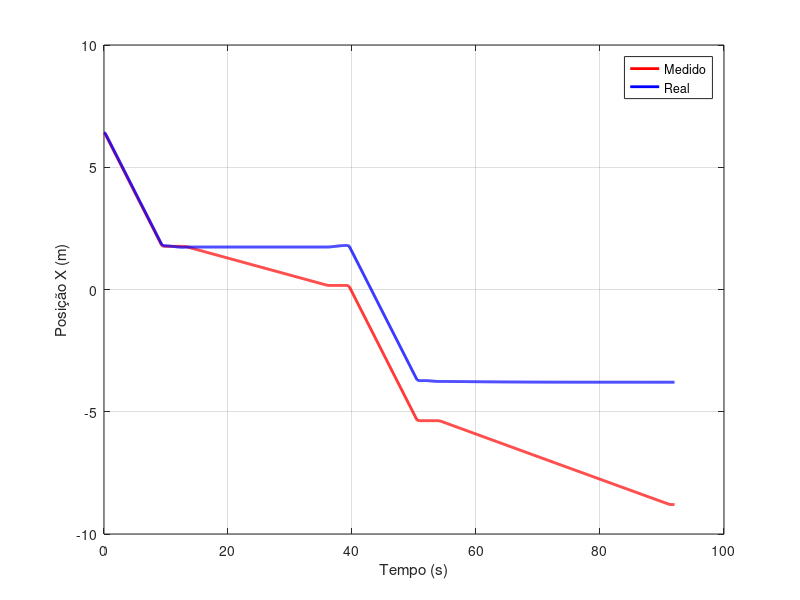
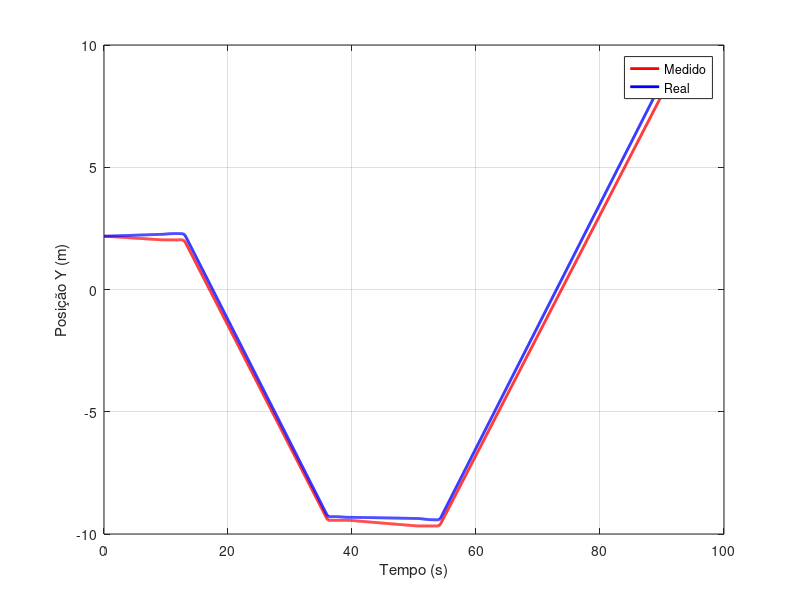
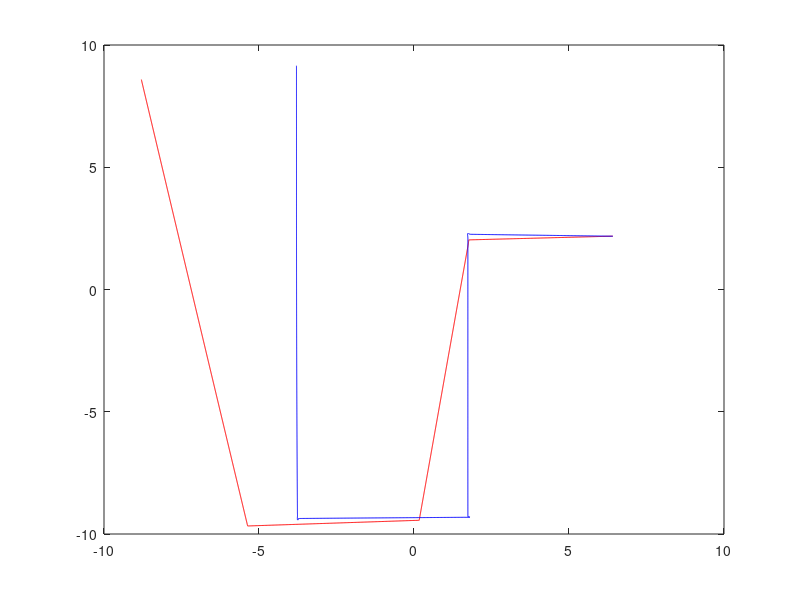
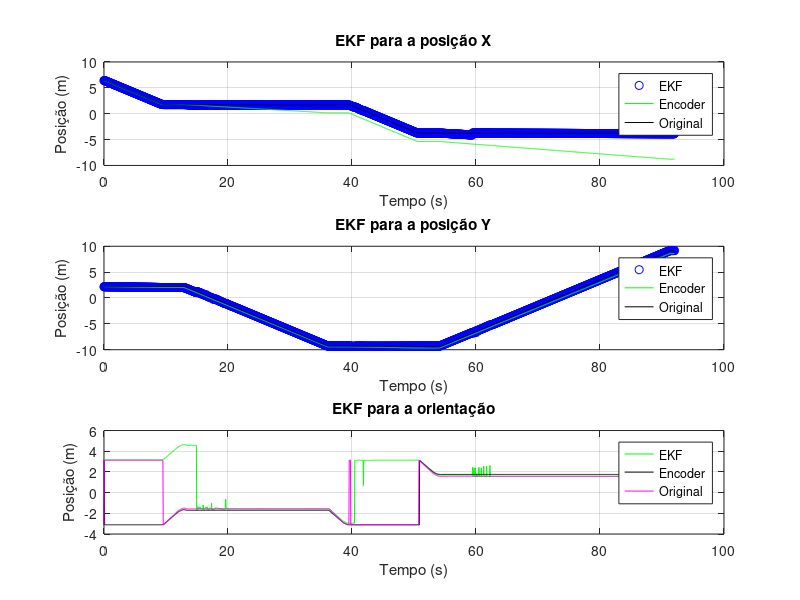

MATLAB code to generate these figures, in order:
clc
clear all
close all

%%nome = 'data2.txt';
%%%
%%
%%[fid, msg] = fopen(nome, 'r');
%%if fid < 0
%%    error('Não foi possível abrir "%s": %s', nome, msg);
%%end
%%
%%% Lê cabeçalho
%%headerLine = fgetl(fid);
%%header = strsplit(headerLine, ',');  % cell array 1×11
%%
%%% Pré-aloca M (célula) e extras (célula variável)
%%M = cell(1, numel(header));
%%M(1,:) = header;
%%extras = {};  % só os valores numéricos das colunas 5–11
%%
%%% Processa dados
%%row = 2;
%%while true
%%    linha = fgetl(fid);
%%    if ~ischar(linha), break; end
%%    campos = strsplit(linha, ',');
%%    if numel(campos) ~= numel(header)
%%        warning('Linha %d ignorada (esperava %d campos):\n%s', row, numel(header), linha);
%%        continue;
%%    end
%%
%%    linhaCell = cell(1, numel(header));
%%    extraRow = {};  % vai armazenar só os numéricos de 5–11
%%    for k = 1:numel(header)
%%        txt = campos{k};
%%        if k <= 4
%%            % sempre decimal
%%            val = str2double(txt);
%%            if isnan(val)
%%                error('Erro na linha %d, coluna %d: esperava número, encontrou "%s".', row, k, txt);
%%            end
%%            linhaCell{k} = val;
%%        else
%%            % coluna 5–11: pode ser 'X' ou número
%%            if ~strcmp(txt, 'X')
%%                val = str2double(txt);
%%                if isnan(val)
%%                    warning('Linha %d, coluna %d: valor não reconhecido e será ignorado: "%s".', row, k, txt);
%%                    linhaCell{k} = [];
%%                else
%%                    linhaCell{k} = val;
%%                    extraRow{end+1} = val;  %#ok<SAGROW>
%%                end
%%            else
%%                linhaCell{k} = [];
%%            end
%%        end
%%    end
%%
%%    M(row, :) = linhaCell;
%%    if ~isempty(extraRow)
%%        extras(end+1,1:length(extraRow)) = extraRow;  %#ok<SAGROW>
%%    end
%%    row = row + 1;
%%end
%%fclose(fid);
%%
%%% Converte as 4 colunas iniciais para matriz numérica
%%dados4 = cell2mat( M(2:end, 1:4) );
%%time = (0:0.01:0.01*(size(dados4,1)-1))';
%%
%%% Exemplos de extração das duas primeiras
%%data1 = dados4(:,3);
%%data2 = dados4(:,4);

function Rz = rotZ(deg)
  rad = deg2rad(deg);
  Rz = [cos(rad), -sin(rad), 0;
        sin(rad),  cos(rad), 0;
        0,         0,        1];
end

function Ry = rotY(deg)
  rad = deg2rad(deg);
  Ry = [cos(rad),  0, sin(rad);
        0,         1, 0;
       -sin(rad),  0, cos(rad)];
end

function Rx = rotX(deg)
  rad = deg2rad(deg);
  Rx = [1, 0,         0;
        0, cos(rad), -sin(rad);
        0, sin(rad),  cos(rad)];
end


% abre o arquivo
fid = fopen('odo_cam_armazen_6.txt','r');
% fid = fopen('odo_cam_armazen_5.txt','r'); esse cheguei a colocar no pibic
if fid < 0
  error('Não foi possível abrir cam_odo_armazen.txt');
end

% lê as 12 colunas como números (%f), tratando 'X' como NaN
C = textscan(fid, ...
    repmat('%f',1,13), ...          % '%f%f…%f' 12 vezes
    'Delimiter', ',', ...           % separador vírgula
    'CollectOutput', true, ...      % junta tudo em C{1}
    'TreatAsEmpty', {'X'}, ...      % todo "X" vira vazio
    'EmptyValue', NaN);             % valor vazio = NaN

fclose(fid);

% separa a matriz [n×12] em vetores “plano”
dados   = C{1};
x_real       = dados(:,1);
y_real       = dados(:,2);
yawRobo = dados(:,3);
lv      = dados(:,4);
rv      = dados(:,5);
ID      = dados(:,6);
hamming = dados(:,7);
tx      = dados(:,8);
ty      = dados(:,9);
tz      = dados(:,10);
yaw     = dados(:,11);
pitch   = dados(:,12);
roll    = dados(:,13);


% Processamento de ruído e plot como antes
n = length(x_real);
sigma_left  = 0;  % 1.3
sigma_right = 0; % 0.3;  % 1.3

leftEncoder  = lv;
rightEncoder = rv;

ruido_left  = sigma_left  * randn(n,1);
ruido_right = sigma_right * randn(n,1);

leftEncoder  = ((leftEncoder  + ruido_left)  * 0.0975);
rightEncoder = ((rightEncoder + ruido_right) * 0.0975);

velocidadeEncoder = (leftEncoder+rightEncoder)/2;
angularEncoder = (-leftEncoder+rightEncoder)/(0.381);  % 0.381

%%figure
%%hold on
%%plot(time, leftEncoder,  'r', 'LineWidth', 2)
%%plot(time, rightEncoder, 'g', 'LineWidth', 2)
%%grid on
%%xlabel('Tempo (s)')
%%ylabel('Velocidade (m/s)')
%%legend('Left','Right')


dt = 0.05;
%%N = length(velocidadeEncoder);
%%
%%xMedido = zeros(N,1);
%%yMedido = zeros(N,1);
%%theta   = zeros(N,1);


% posição inicial
xMedido(1) = x_real(1);
yMedido(1) = y_real(1);
theta(1)   = pi;

%% Parâmetros do método RK4
%%a1  = 1/6;
%%a2  = 2/6;
%%a3  = 2/6;
%%a4  = 1/6;
%%q21 = 1/2;
%%q31 = 0;
%%q32 = 1/2;
%%q41 = 0;
%%q42 = 0;
%%q43 = 1;
dt  = 0.05;

N = length(velocidadeEncoder);

for i = 2:N
%%    % estados iniciais neste passo
%%    x0 = xMedido(i-1);
%%    y0 = yMedido(i-1);
%%    t0 = theta(i-1);
%%    v  = velocidadeEncoder(i-1);
%%    w  = angularEncoder(i-1);
%%
%%    % cálculo de F1
%%    F1x = v * cos(t0);
%%    F1y = v * sin(t0);
%%    F1t = w;
%%
%%    % cálculo de F2 usando q21
%%    t2   = t0 + q21*F1t*dt;
%%    x2   = x0 + q21*F1x*dt;
%%    y2   = y0 + q21*F1y*dt;
%%    % entrada v,w permanece a mesma (assumindo u constante no passo)
%%    F2x = v * cos(t2);
%%    F2y = v * sin(t2);
%%    F2t = w;
%%
%%    % cálculo de F3 usando q31, q32
%%    t3   = t0 + q31*F1t*dt + q32*F2t*dt;
%%    x3   = x0 + q31*F1x*dt + q32*F2x*dt;
%%    y3   = y0 + q31*F1y*dt + q32*F2y*dt;
%%    F3x = v * cos(t3);
%%    F3y = v * sin(t3);
%%    F3t = w;
%%
%%    % cálculo de F4 usando q41, q42, q43
%%    t4   = t0 + q41*F1t*dt + q42*F2t*dt + q43*F3t*dt;
%%    x4   = x0 + q41*F1x*dt + q42*F2x*dt + q43*F3x*dt;
%%    y4   = y0 + q41*F1y*dt + q42*F2y*dt + q43*F3y*dt;
%%    F4x = v * cos(t4);
%%    F4y = v * sin(t4);
%%    F4t = w;
%%
%%    % combinações finais
%%    xMedido(i) = x0 + dt*(a1*F1x + a2*F2x + a3*F3x + a4*F4x);
%%    yMedido(i) = y0 + dt*(a1*F1y + a2*F2y + a3*F3y + a4*F4y);
%%    theta(i)   = t0 + dt*(a1*F1t + a2*F2t + a3*F3t + a4*F4t);

    xMedido(i) = xMedido(i-1) + velocidadeEncoder(i)*cos(theta(i-1))*dt;
    yMedido(i) = yMedido(i-1) + velocidadeEncoder(i)*sin(theta(i-1))*dt;
    theta(i)   = theta(i-1) + angularEncoder(i)*dt;
end

%%
%%theta = theta * (180/pi);
%theta = atan2(sin(theta), cos(theta));

theta = mod(theta + pi, 2*pi) - pi;
%%theta(1:193) = -1 * theta(1:193);

% 4.6 rad  263

% -1.55

time = [0:0.05:0.05*(n-1)];

figure
plot(time,xMedido,'r','LineWidth', 2)
hold on
plot(time,x_real,'b','LineWidth', 2)
grid on
xlabel('Tempo (s)')
ylabel('Posição X (m)')
legend('Medido','Real')

figure
plot(time,yMedido,'r','LineWidth', 2)
hold on
plot(time,y_real,'b','LineWidth', 2)
grid on
xlabel('Tempo (s)')
ylabel('Posição Y (m)')
legend('Medido','Real')

figure
plot(xMedido,yMedido,'r')
hold on
plot(x_real,y_real,'b')


erro_x = xMedido' - x_real;
media_erro_x = mean(erro_x);
desvio_erro_x = std(erro_x);
var_erro_x = var(erro_x)


erro_y = yMedido' - y_real;
media_erro_y = mean(erro_y);
desvio_erro_y = std(erro_y);
var_erro_y = var(erro_y)


% tag 0 x 2m  y 4.95m
% tag 9 x 4m  y 4.95m

%%%%%%%%%%%%%%%%%%%%%%%%%%%%%%%%%%%%%%%%%%%%%%%
% EKF


% 0.030919   0.1062   % RK4
% 0.030948   0.1063   % euler

xVarEnc =  var(erro_x);
yVarEnc =  var(erro_y);
if(xVarEnc > yVarEnc)
  thethaVarEnc = xVarEnc + 0.1*xVarEnc;
else
  thethaVarEnc = yVarEnc + 0.1*yVarEnc;
end


% X: th = [0.093554; 0.0021035; -0.093582];  modelo = 0.093554*exp(0.0021035*x) - 0.093582;

% Z: th = [8.6174e-05; 1.9101];  modelo = (8.6174e-05*exp(1.9101*x));

%%xVarCam = 0.001;
%%yVarCam = 0.002;
%%thethaVarCam = 0.003;

Q = [xVarEnc 0 0; 0 yVarEnc 0; 0 0 thethaVarEnc];   % Variância do processo: encoder
%%R = [xVarCam 0 0; 0 yVarCam 0; 0 0 thethaVarCam];   % Variância da medição: câmera

x_est     = zeros(3, n);      % estimativa do estado
x_kalman  = zeros(3, n);      % saída filtrada

% Inicializar estimativas
x_est(:,1) = [x_real(1); y_real(1); pi];
% x_est(:,1) = [0.751210; 0.761793; 0];  % no mapa grande
P_est = Q;

n = length(xMedido);
x_kalman(:,1) = x_est(:,1);

tamos = 0.05;

velEncoder = velocidadeEncoder;
velAng = angularEncoder;

for k = 2:n

   if (velAng(k) == 0)
     velAng(k) = 4.3220e-06 * (randi([0,1])*2 - 1);  % gera -1 ou +1 aleatório
   end

   x_model = x_est(1,k-1) - ((velEncoder(k)/velAng(k))*sin(x_est(3,k-1))) + ((velEncoder(k)/velAng(k))*sin(x_est(3,k-1)+(velAng(k)*tamos)));
   y_model = x_est(2,k-1) + ((velEncoder(k)/velAng(k))*cos(x_est(3,k-1))) - ((velEncoder(k)/velAng(k))*cos(x_est(3,k-1)+(velAng(k)*tamos)));
   theta_model = x_est(3,k-1) + velAng(k)*tamos;

   x_pred = [x_model; y_model; theta_model];

   g1 = [1 0 ( ((velEncoder(k)/velAng(k))*-cos(x_est(3,k-1))) + ((velEncoder(k)/velAng(k))*cos(x_est(3,k-1)+(velAng(k)*tamos))))];
   g2 = [0 1 ( ((velEncoder(k)/velAng(k))*-sin(x_est(3,k-1))) + ((velEncoder(k)/velAng(k))*sin(x_est(3,k-1)+(velAng(k)*tamos))))];
   g3 = [0 0 1];

   G = [g1; g2; g3];

   P_pred = G * P_est * G' + Q;

   % x,y,yawRobo,lv,rv,ID,hamming,tx,ty,tz,yaw,pitch,roll
   if ~any(isnan(dados(k,:))) && abs(velAng(k)) < 0.1*max(velAng(:)) % medições disponíveis

       h_ = x_pred;

       H = eye(3);

       if(ID(k) == 0 || ID(k) == 5)

         % --- Ângulos de Euler para camera -> mundo (exemplo) ---
         yaw_camera_mundo   = 0;   % Rotação em Z
         pitch_camera_mundo = 0;     % Rotação em Y
         roll_camera_mundo  = -90;  % Rotação em X

         yaw_tag_cam   = yaw(k);
         pitch_tag_cam = pitch(k);
         roll_tag_cam  = roll(k);

         R_tag_mundo = rotZ(yaw_camera_mundo) * rotY(pitch_camera_mundo) * rotX(roll_camera_mundo);
         R_tag_cam   = rotZ(yaw_tag_cam)   * rotY(pitch_tag_cam)   * rotX(roll_tag_cam);

         R_mapa_camera = R_tag_mundo * R_tag_cam;

         yaw_camera_mapa_rad = atan2( R_mapa_camera(2,3), R_mapa_camera(1,3) );
         yaw_camera_mapa_deg = rad2deg(yaw_camera_mapa_rad);  % orientação da camera/robô em relação ao mapa

         tx(k) = 0.01*sqrt((0.093554*exp(0.0021035*abs(tx(k))) - 0.093582))*randn + tx(k);
         tz(k) = 0.01*sqrt((8.6174e-05*exp(1.9101*tz(k))))*randn + tz(k);

         aux = 7.8073e-07*exp(1.5452*yaw_camera_mapa_rad);
         yaw_camera_mapa_rad = aux*randn + yaw_camera_mapa_rad;

         yaw_camera_mapa_deg = (7.8073e-07*exp(1.5452*yaw_camera_mapa_deg))*randn + yaw_camera_mapa_deg;

         R = [10^-4*(0.093554*exp(0.0021035*abs(tx(k))) - 0.093582) 0 0; 0 10^-4*(8.6174e-05*exp(1.9101*tz(k))) 0; 0 0 aux];

         K = P_pred * H'*pinv(H * P_pred * H' + R);

         if(ID(k) == 0)
           x_est(:, k) = x_pred + K * ([2.95+tx(k); -3.625+tz(k); yaw_camera_mapa_rad] - h_);  % Atualizar x_est com a nova estimativa
         else
          x_est(:, k) = x_pred;
          P_est = P_pred;

%%         x_est(:, k) = x_pred + K * ([2.6+tx(k); -10.175+tz(k); yaw_camera_mapa_rad] - h_);  % Atualizar x_est com a nova estimativa
         end

         P_est = (eye(size(K * H)) - K * H) * P_pred;
       end

        % x,y,lv,rv,ID,hamming,tx,ty,tz,yaw,pitch,roll
       if(ID(k) == 2 || ID(k) == 7 || ID(k) == 8)

         % --- Ângulos de Euler para camera -> mundo (exemplo) ---
         yaw_camera_mundo   = 0;   % Rotação em Z
         pitch_camera_mundo = 0;     % Rotação em Y
         roll_camera_mundo  = 90;  % Rotação em X

         yaw_tag_cam   = yaw(k);
         pitch_tag_cam = pitch(k);
         roll_tag_cam  = roll(k);

         R_tag_mundo = rotZ(yaw_camera_mundo) * rotY(pitch_camera_mundo) * rotX(roll_camera_mundo);
         R_tag_cam   = rotZ(yaw_tag_cam)   * rotY(pitch_tag_cam)   * rotX(roll_tag_cam);

         R_mapa_camera = R_tag_mundo * R_tag_cam;

         yaw_camera_mapa_rad = atan2( R_mapa_camera(2,3), R_mapa_camera(1,3) );
         yaw_camera_mapa_deg = rad2deg(yaw_camera_mapa_rad);  % orientação da camera/robô em relação ao mapa

         tx(k) = 0.01*sqrt((0.093554*exp(0.0021035*abs(tx(k))) - 0.093582))*randn + tx(k);
         tz(k) = 0.01*sqrt((8.6174e-05*exp(1.9101*tz(k))))*randn + tz(k);

         aux = 7.8073e-07*exp(1.5452*yaw_camera_mapa_rad);
         yaw_camera_mapa_rad = aux*randn + yaw_camera_mapa_rad;

         R = [10^-4*(0.093554*exp(0.0021035*abs(tx(k))) - 0.093582) 0 0; 0 10^-4*(8.6174e-05*exp(1.9101*tz(k))) 0; 0 0 aux];

         K = P_pred * H'*pinv(H * P_pred * H' + R);

         if(ID(k) == 2)
           x_est(:, k) = x_pred + K * ([-1.725-tx(k); -1.875-tz(k); yaw_camera_mapa_rad] - h_);  % Atualizar x_est com a nova estimativa

%%           x_est(:, k) = x_pred;
%%           P_est = P_pred;
         elseif(ID(k) == 8)
      %     x_est(:, k) = x_pred + K * ([-3.725-tx(k); 10.3-tz(k); yaw_camera_mapa_rad] - h_);

           x_est(:, k) = x_pred;
           P_est = P_pred;
         else
 %          x_est(:, k) = x_pred + K * ([-2.36131-tx(k); 4.27557-tz(k); yaw_camera_mapa_rad] - h_);

            x_est(:, k) = x_pred;
           P_est = P_pred;
         end

         P_est = (eye(size(K * H)) - K * H) * P_pred;
       end




       if(ID(k) == 3)

%%        % --- Ângulos de Euler para camera -> mundo (exemplo) ---
         yaw_camera_mundo   = 0;   % Rotação em Z
         pitch_camera_mundo = 0;     % Rotação em Y
         roll_camera_mundo  = 90;  % Rotação em X

         yaw_tag_cam   = yaw(k);
         pitch_tag_cam = pitch(k);
         roll_tag_cam  = roll(k);

         R_tag_mundo = rotZ(yaw_camera_mundo) * rotY(pitch_camera_mundo) * rotX(roll_camera_mundo);
         R_tag_cam   = rotZ(yaw_tag_cam)   * rotY(pitch_tag_cam)   * rotX(roll_tag_cam);

         R_mapa_camera = R_tag_mundo * R_tag_cam;

         yaw_camera_mapa_rad = atan2( R_mapa_camera(2,3), R_mapa_camera(1,3) );
         yaw_camera_mapa_deg = rad2deg(yaw_camera_mapa_rad);  % orientação da camera/robô em relação ao mapa

         tz(k) = 0.01*sqrt((0.093554*exp(0.0021035*abs(tz(k))) - 0.093582))*randn + tz(k);
         tx(k) = 0.01*sqrt((8.6174e-05*exp(1.9101*tx(k))))*randn + tx(k);

         aux = 7.8073e-07*exp(1.5452*yaw_camera_mapa_rad);
         yaw_camera_mapa_rad = aux*randn + yaw_camera_mapa_rad;

         R = [10^-4*(0.093554*exp(0.0021035*abs(tz(k))) - 0.093582) 0 0; 0 10^-4*(8.6174e-05*exp(1.9101*tx(k))) 0; 0 0 aux];

         K = P_pred * H'*pinv(H * P_pred * H' + R);

         x_est(:, k) = x_pred + K * ([-1.95+tz(k); -8.45-tx(k); yaw_camera_mapa_rad] - h_);  % Atualizar x_est com a nova estimativa

         P_est = (eye(size(K * H)) - K * H) * P_pred;

%%     x_est(:, k) = x_pred;
%%    P_est = P_pred;
       end

       if(ID(k) == 4)

         % --- Ângulos de Euler para camera -> mundo (exemplo) ---
%%         yaw_camera_mundo   = 90;   % Rotação em Z
%%         pitch_camera_mundo = 0;     % Rotação em Y
%%         roll_camera_mundo  = 90;  % Rotação em X
%%
%%         yaw_tag_cam   = yaw(k);
%%         pitch_tag_cam = pitch(k);
%%         roll_tag_cam  = roll(k);
%%
%%         R_tag_mundo = rotZ(yaw_camera_mundo) * rotY(pitch_camera_mundo) * rotX(roll_camera_mundo);
%%         R_tag_cam   = rotZ(yaw_tag_cam)   * rotY(pitch_tag_cam)   * rotX(roll_tag_cam);
%%
%%         R_mapa_camera = R_tag_mundo * R_tag_cam;
%%
%%         yaw_camera_mapa_rad = atan2( R_mapa_camera(2,3), R_mapa_camera(1,3) );
%%         yaw_camera_mapa_deg = rad2deg(yaw_camera_mapa_rad);  % orientação da camera/robô em relação ao mapa
%%
%%         tz(k) = 0.01*sqrt((0.093554*exp(0.0021035*abs(tz(k))) - 0.093582))*randn + tz(k);
%%         tx(k) = 0.01*sqrt((8.6174e-05*exp(1.9101*tx(k))))*randn + tx(k);
%%
%%         aux = 7.8073e-07*exp(1.5452*yaw_camera_mapa_rad);
%%         yaw_camera_mapa_rad = aux*randn + yaw_camera_mapa_rad;
%%
%%         R = [10^-4*(0.093554*exp(0.0021035*abs(tz(k))) - 0.093582) 0 0; 0 10^-4*(8.6174e-05*exp(1.9101*tx(k))) 0; 0 0 aux];
%%
%%         K = P_pred * H'*pinv(H * P_pred * H' + R);
%%
%%         x_est(:, k) = x_pred + K * ([3.4+tz(k); 3.025-tx(k); yaw_camera_mapa_rad] - h_);  % Atualizar x_est com a nova estimativa
%%
%%         P_est = (eye(size(K * H)) - K * H) * P_pred;

          x_est(:, k) = x_pred;
          P_est = P_pred;
       end

   else
     x_est(:, k) = x_pred;
     P_est = P_pred;
   end

   x_kalman(:, k) = x_est(:, k);
end


tempo = time;

figure
subplot(3,1,1)
plot(tempo,x_kalman(1,:), 'ob')
hold on
plot(tempo,xMedido, 'g')
plot(tempo,x_real, 'k')
grid on
legend('EKF','Encoder','Original')
title("EKF para a posição X")
xlabel('Tempo (s)')
ylabel('Posição (m)')

%%figure
subplot(3,1,2)
plot(tempo,x_kalman(2,:), 'ob')
hold on
plot(tempo,yMedido, 'g')
plot(tempo,y_real, 'k')
grid on
legend('EKF', 'Encoder', 'Original')
title("EKF para a posição Y")
xlabel('Tempo (s)')
ylabel('Posição (m)')


%%figure
subplot(3,1,3)
plot(tempo,x_est(3,:), 'g')
hold on
plot(tempo,theta,'k')
plot(tempo,(yawRobo*pi)/180,'m')
grid on
legend('EKF','Encoder','Original')
title("EKF para a orientação")
xlabel('Tempo (s)')
ylabel('Posição (m)')



figure
hold on
plot(x_kalman(1,:),x_kalman(2,:),'og','LineWidth', 2)
plot(xMedido,yMedido,'b','LineWidth', 2)
plot(x_real,y_real,'r','LineWidth', 2)
grid on
%%legend('EKF','Encoder', 'Original', 'location','southeast')
legend('EKF','Encoder', 'Original')
title("Caminho do robô")
xlabel('Posição X (m)')
ylabel('Posição Y (m)')

figure
plot3(x_real, y_real, zeros(size(x_real)), 'r','LineWidth', 2)
hold on
plot3(x_kalman(1,:), x_kalman(2,:), zeros(size(x_real)), '-g','LineWidth', 2)
plot3(xMedido, yMedido, zeros(size(xMedido)), 'b','LineWidth', 2)
grid on
xlabel('Y')
ylabel('X')
zlabel('Z')
title('Caminho realizado pelo robô', 'FontSize', 14, 'FontWeight', 'bold')
view(3)           % Visualização 3D
zlim([0 0.01])    % "Chão" bem fino, quase plano
legend('Original', 'EKF', 'Odometria','FontSize', 14, 'Location', 'southeast')

figure
plot(x_real,y_real,'r','LineWidth', 2)
grid on
hold on
plot(x_kalman(1,:),x_kalman(2,:),'ob','LineWidth', 2)
legend('Original','EKF')
title("Caminho do robô")
xlabel('Posição X (m)')
ylabel('Posição Y (m)')

erro_x = x_real' - x_kalman(1,:);
rmse_x = sqrt(mean(erro_x.^2))   % 0.059281 0.059389 0.059349 0.059209 0.059260 0.059277 0.059444 0.059330 0.059329 0.059331

erro_y = y_real' - x_kalman(2,:);
rmse_y = sqrt(mean(erro_y.^2))   % 0.088378 0.088614 0.088353 0.088708 0.088327 0.088604 0.088369 0.088760  0.088688 0.088509

erro_theta = ((pi*yawRobo')/180) - x_kalman(3,:);
erro_theta = mod(erro_theta+ pi, 2*pi) - pi;
rmse_rad = sqrt(mean(erro_theta.^2));
rmse_deg = rmse_rad * 180/pi     % 6.3580 6.3580 6.3583  6.35725 6.3577 6.3579 6.3586 6.3586 6.3579 6.3584

vetor = [6.3580 6.3580 6.3583  6.35725 6.3577 6.3579 6.3586 6.3586 6.3579 6.3584];


